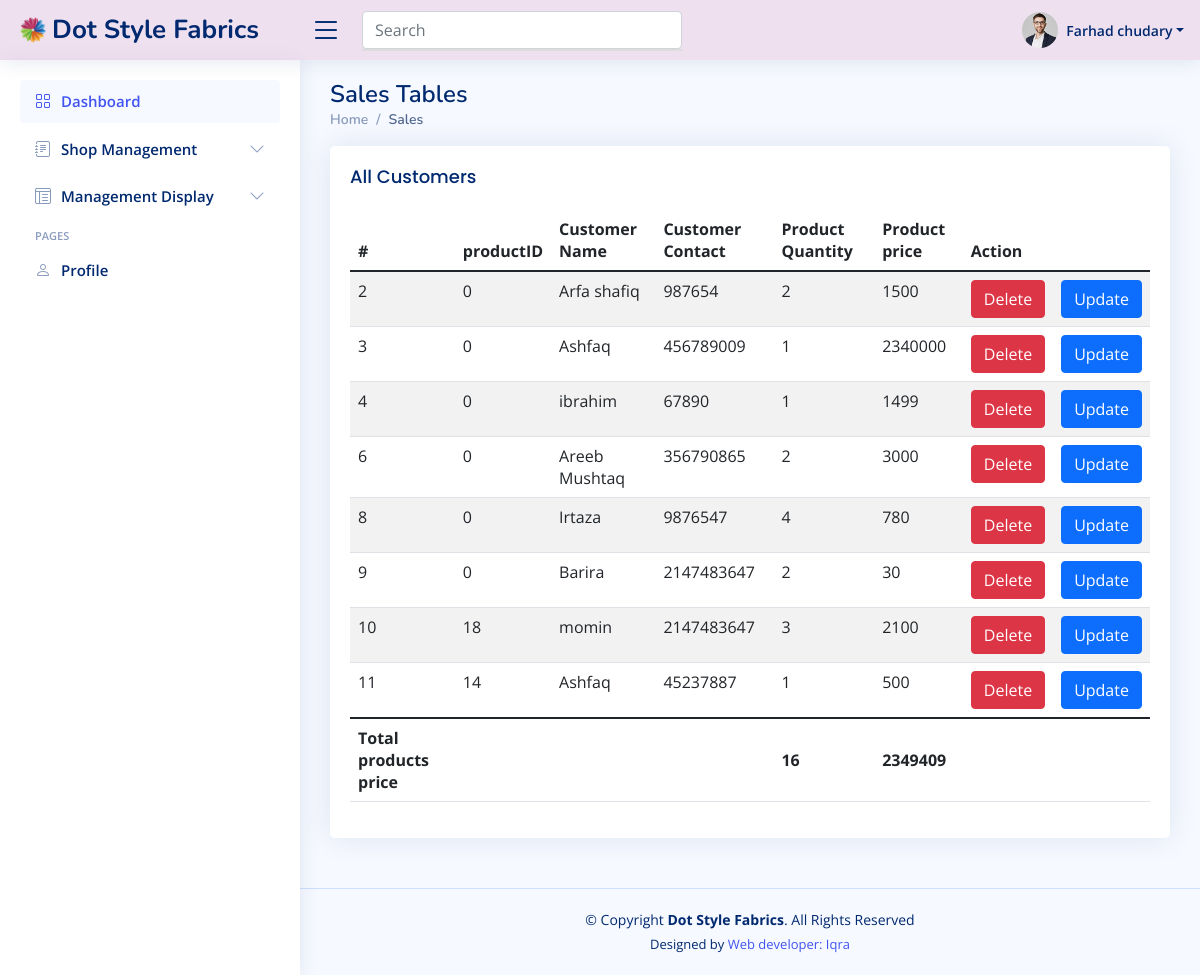
Page /table-sales.php (signed in) on the committed database.
### tables this page shows
CREATE TABLE `sales` (
  `salesID` int(11) NOT NULL,
  `productID` int(11) NOT NULL,
  `customer_name` varchar(200) NOT NULL,
  `customer_contact` int(20) NOT NULL,
  `quantity` int(200) NOT NULL,
  `price` int(200) NOT NULL,
  `date` timestamp NOT NULL DEFAULT current_timestamp() ON UPDATE current_timestamp()
);

### db_conn.php (called while the page is built)
<?php
function connection(){
 return $conn = mysqli_connect('localhost','root','', 'clothshop');
}
?>

### crud.php (called while the page is built, shortened)
<?php
require_once 'db_conn.php';
class crudoop{
    public $conn;
    function __construct(){
        $this->conn = connection();
    }
    public function select($query){
       $qr = $query;
        $result = mysqli_query($this->conn, $qr);
        if(mysqli_num_rows($result)>0){
                return $result;
            }else{
                return 'failed';
            }
    }
}
?>

### table-sales.php (the view, shortened to what this page needs)
<?php
require_once 'crud.php';
require_once 'db_conn.php';
$access = new crudoop;
?>
<html lang="en">
<?php include "include/head.php"; ?>
<body>
  <?php include "include/header.php"; ?>
  <?php include "include/sidebar.php"; ?>
  <main id="main" class="main">
    <div class="pagetitle">
      <h1>Sales Tables</h1>
      <nav>
        <ol class="breadcrumb">
          <li class="breadcrumb-item"><a href="index.php">Home</a></li>
          <li class="breadcrumb-item active">Sales</li>
        </ol>
      </nav>
    </div>
    <section class="section">
      <div class="row">
        <div class="col-lg-12">
          <div class="card">
            <div class="card-body">
              <h5 class="card-title">All Customers</h5>
              <table class="table table-striped" id="sales-table">
                <thead>
                  <tr>
                    <th scope="col">#</th>
                    <th scope="col">productID</th>
                    <th scope="col">Customer Name</th>
                    <th scope="col">Customer Contact</th>
                    <th scope="col">Product Quantity</th>
                    <th scope="col">Product price</th>
                    <th scope="col">Action</th>
                  </tr>
                </thead>
                <tbody id="tableShowsale">
                  <?php
                   $calculation = 0;
                   $productcal = 0;
                  $receive = $access->select("SELECT * FROM sales");
                  if ($receive !== 'failed') {
                    while ($data = mysqli_fetch_assoc($receive)) {
                  ?>
                      <tr>
                        <td><?php echo  $data['salesID']; ?></td>
                        <td><?php echo  $data['productID']; ?></td>
                        <td><?php echo  $data['customer_name']; ?></td>
                        <td><?php echo  $data['customer_contact']; ?></td>
                        <td><?php echo  $data['quantity']; ?></td>
                        <td><?php echo  $data['price']; ?></td>
                        <td><a onclick="deleteData(this)" data-del_Id="<?php echo  $data['salesID']; ?>" class="btn btn-danger">Delete</a></td>
                        <td><a href="form-sales.php?salesID=<?php echo $data['salesID']; ?>" class="btn btn-primary">Update</a></td>
                      </tr>
                  <?php
                  $productcal = $productcal + (int)$data['quantity'];
                   $calculation = $calculation + (int)$data['price'];
                    }
                  }
                  ?>
                </tbody>
                <tfoot>
            <tr>
                  <th scope="col">Total products price</th>
                  <th scope="col"></th>
                  <th scope="col"></th>
                  <th scope="col"></th>
                  <th scope="col"><?php echo $productcal; ?></th>
                  <th scope="col"><?php echo $calculation; ?></th>
                  <th scope="col"></th>
                  <th scope="col"></th>
                </tr>
            </tfoot>
              </table>
            </div>
          </div>
    </section>
  </main>
  <?php
  require_once './include/footer.php';
  ?>
</body>
</html>

### include/head.php (shortened to what this page needs)
<head>
  <link rel="stylesheet" href="https://cdnjs.cloudflare.com/ajax/libs/bootstrap-toggle/2.2.2/css/bootstrap-toggle.css" />
  <link rel="stylesheet" href="https://cdnjs.cloudflare.com/ajax/libs/bootstrap-toggle/2.2.2/css/bootstrap-toggle.min.css" />
  <link href="assets/vendor/bootstrap/css/bootstrap.min.css" rel="stylesheet">
  <link href="assets/vendor/bootstrap-icons/bootstrap-icons.css" rel="stylesheet">
  <link href="assets/vendor/boxicons/css/boxicons.min.css" rel="stylesheet">
  <link href="assets/vendor/quill/quill.snow.css" rel="stylesheet">
  <link href="assets/vendor/quill/quill.bubble.css" rel="stylesheet">
  <link href="assets/vendor/remixicon/remixicon.css" rel="stylesheet">
  <link href="assets/vendor/simple-datatables/style.css" rel="stylesheet">
  <link href="https://cdn.jsdelivr.net/gh/gitbrent/bootstrap4-toggle@3.6.1/css/bootstrap4-toggle.min.css" rel="stylesheet">
  <link href="assets/css/style.css" rel="stylesheet">
</head>

### include/header.php (shortened to what this page needs)
<header id="header" class="header fixed-top d-flex align-items-center">
  <div class="d-flex align-items-center justify-content-between">
    <a href="index.html" class="logo d-flex align-items-center">
      <img src="assets/img/dlogo-removebg-preview.png" alt="">
      <span class="d-none d-lg-block">Dot Style Fabrics</span>
    </a>
    <i class="bi bi-list toggle-sidebar-btn"></i>
  </div>
  <div class="search-bar">
  <input type="text" class="form-control" id="search" name="query" placeholder="Search" title="Enter search keyword">
      <div id="myDropdown" class="dropdown-content show">
      </div>
       </div>
  <nav class="header-nav ms-auto">
    <ul class="d-flex align-items-center">
      <li class="nav-item dropdown pe-3">
        <a class="nav-link nav-profile d-flex align-items-center pe-0" href="#" data-bs-toggle="dropdown">
          <img src="assets/img/profile-img.jpg" alt="Profile" class="rounded-circle">
          <span class="d-none d-md-block dropdown-toggle ps-2"><?php echo $_SESSION['userName'] ?></span>
        </a>
      </li>
    </ul>
  </nav>
</header>

### include/sidebar.php (shortened to what this page needs)
<aside id="sidebar" class="sidebar">
<ul class="sidebar-nav" id="sidebar-nav">
  <li class="nav-item">
    <a class="nav-link " href="index.php">
      <i class="bi bi-grid"></i>
      <span>Dashboard</span>
    </a>
  </li>
  <li class="nav-item">
    <a class="nav-link collapsed" data-bs-target="#forms-nav" data-bs-toggle="collapse" href="#">
      <i class="bi bi-journal-text"></i><span>Shop Management</span><i class="bi bi-chevron-down ms-auto"></i>
    </a>
  </li>
  <li class="nav-item">
    <a class="nav-link collapsed" data-bs-target="#tables-nav" data-bs-toggle="collapse" href="#">
      <i class="bi bi-layout-text-window-reverse"></i><span>Management Display</span><i class="bi bi-chevron-down ms-auto"></i>
    </a>
  </li>
  <li class="nav-heading">Pages</li>
  <li class="nav-item">
    <a class="nav-link collapsed" href="users-profile.php">
      <i class="bi bi-person"></i>
      <span>Profile</span>
    </a>
  </li>
</ul>
</aside>

### include/footer.php
<footer id="footer" class="footer">
    <div class="copyright">
      &copy; Copyright <strong><span>Dot Style Fabrics</span></strong>. All Rights Reserved
    </div>
    <div class="credits">
      Designed by <a href="#">Web developer: Iqra</a>
    </div>
  </footer>

### assets/css/style.css (style rules this page uses)
:root { scroll-behavior: smooth; }
body { font-family: "Open Sans", sans-serif; background: #f6f9ff; color: #444444; }
a { color: #4154f1; text-decoration: none; }
h1, h2, h3, h4, h5, h6 { font-family: "Nunito", sans-serif; }
#main { margin-top: 60px; padding: 20px 30px; transition: all 0.3s; }
.pagetitle { margin-bottom: 10px; }
.pagetitle h1 { font-size: 24px; margin-bottom: 0; font-weight: 600; color: #012970; }
.card { margin-bottom: 30px; border: none; border-radius: 5px; box-shadow: 0px 0 30px rgba(1, 41, 112, 0.1); }
.card-title { padding: 20px 0 15px 0; font-size: 18px; font-weight: 500; color: #012970; font-family: "Poppins", sans-serif; }
.card-body { padding: 0 20px 20px 20px; }
.breadcrumb { font-size: 14px; font-family: "Nunito", sans-serif; color: #899bbd; font-weight: 600; }
.breadcrumb a { color: #899bbd; transition: 0.3s; }
.breadcrumb .breadcrumb-item::before { color: #899bbd; }
.breadcrumb .active { color: #51678f; font-weight: 600; }
.logo { line-height: 1; }
@media (min-width: 1200px) { .logo { width: 280px; } }
.logo img { max-height: 26px; margin-right: 6px; }
.logo span { font-size: 26px; font-weight: 700; color: #012970; font-family: "Nunito", sans-serif; }
.header { transition: all 0.5s; z-index: 997; height: 60px; box-shadow: 0px 2px 20px rgba(1, 41, 112, 0.1); background-color: #e9cae185; padding-left: 20px; }
.header .toggle-sidebar-btn { font-size: 32px; padding-left: 10px; cursor: pointer; color: #012970; }
.header .search-bar { min-width: 360px; padding: 0 20px; }
.header-nav ul { list-style: none; }
.header-nav > ul { margin: 0; padding: 0; }
.header-nav .nav-profile { color: #012970; }
.header-nav .nav-profile img { max-height: 36px; }
.header-nav .nav-profile span { font-size: 14px; font-weight: 600; }
.sidebar { position: fixed; top: 60px; left: 0; bottom: 0; width: 300px; z-index: 996; transition: all 0.3s; padding: 20px; overflow-y: auto; scrollbar-width: thin; scrollbar-color: #aab7cf transparent; box-shadow: 0px 0px 20px rgba(1, 41, 112, 0.1); background-color: #fff; }
@media (min-width: 1200px) { #main, #footer { margin-left: 300px; } }
.sidebar-nav { padding: 0; margin: 0; list-style: none; }
.sidebar-nav li { padding: 0; margin: 0; list-style: none; }
.sidebar-nav .nav-item { margin-bottom: 5px; }
.sidebar-nav .nav-heading { font-size: 11px; text-transform: uppercase; color: #899bbd; font-weight: 600; margin: 10px 0 5px 15px; }
.sidebar-nav .nav-link { display: flex; align-items: center; font-size: 15px; font-weight: 600; color: #4154f1; transition: 0.3; background: #f6f9ff; padding: 10px 15px; border-radius: 4px; }
.sidebar-nav .nav-link i { font-size: 16px; margin-right: 10px; color: #4154f1; }
.sidebar-nav .nav-link.collapsed { color: #012970; background: #fff; }
.sidebar-nav .nav-link.collapsed i { color: #899bbd; }
.sidebar-nav .nav-link .bi-chevron-down { margin-right: 0; transition: transform 0.2s ease-in-out; }
.footer { padding: 20px 0; font-size: 14px; transition: all 0.3s; border-top: 1px solid #cddfff; }
.footer .copyright { text-align: center; color: #012970; }
.footer .credits { padding-top: 5px; text-align: center; font-size: 13px; color: #012970; }

### include/header.php (style rules this page uses)
.dropdown { position: relative; display: inline-block; }
.dropdown-content { display: none; position: absolute; background-color: #f6f6f6; min-width: 320px; overflow: auto; border: 1px solid #ddd; z-index: 1; }
.show { display: block; }

### rows in the picture
sales: salesID "2", productID "0", customer_name "Arfa shafiq", customer_contact "987654", quantity "2", price "1500"
sales: salesID "3", productID "0", customer_name "Ashfaq", customer_contact "456789009", quantity "1", price "2340000"
sales: salesID "4", productID "0", customer_name "ibrahim", customer_contact "67890", quantity "1", price "1499"
sales: salesID "6", productID "0", customer_name "Areeb Mushtaq", customer_contact "356790865", quantity "2", price "3000"
sales: salesID "8", productID "0", customer_name "Irtaza", customer_contact "9876547", quantity "4", price "780"
sales: salesID "9", productID "0", customer_name "Barira", customer_contact "2147483647", quantity "2", price "30"
sales: salesID "10", productID "18", customer_name "momin", customer_contact "2147483647", quantity "3", price "2100"
sales: salesID "11", productID "14", customer_name "Ashfaq", customer_contact "45237887", quantity "1", price "500"

### other values in the picture
$_SESSION['userName'] "Farhad chudary"
$productcal "16"
$calculation "2349409"
